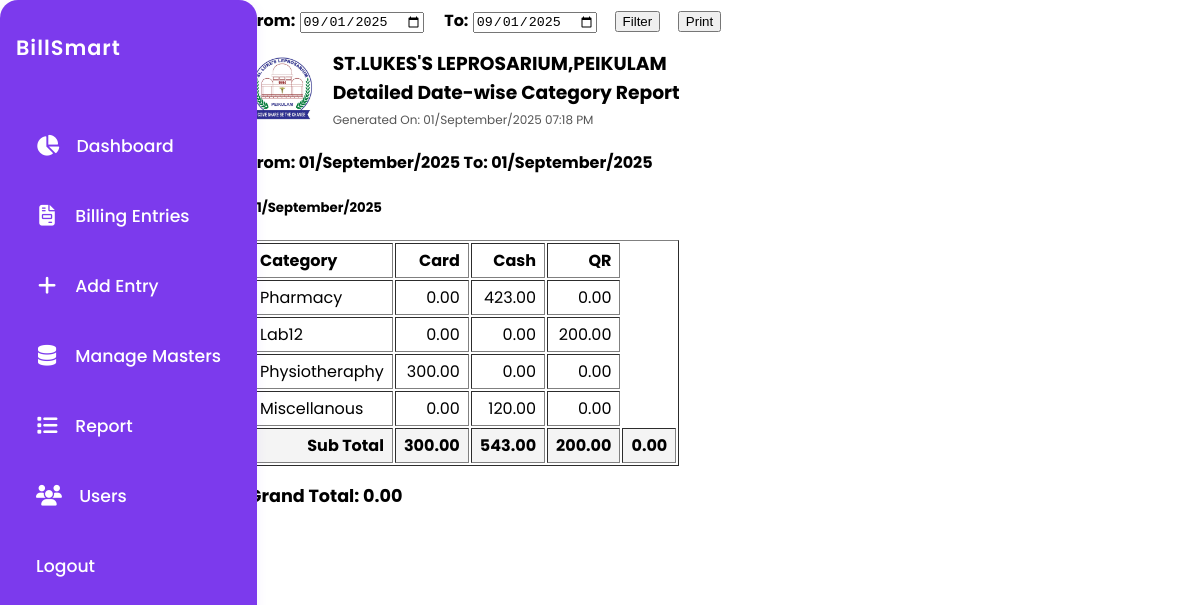
Page /daily_category_report (signed in) on the committed database.
### app.py (models this page shows)
class Category(db.Model):
    id = db.Column(db.Integer, primary_key=True)
    name = db.Column(db.String(100), unique=True, nullable=False)

### app.py (the view)
@app.route('/daily_category_report')
@login_required
def daily_category_report():
    today_str = datetime.now().strftime('%Y-%m-%d')
    from_date = request.args.get('from_date', today_str)
    to_date = request.args.get('to_date', today_str)
    from_dt = datetime.strptime(from_date, '%Y-%m-%d').date()
    to_dt = datetime.strptime(to_date, '%Y-%m-%d').date()
    results = db.session.query(
        HeaderEntry.date,
        Category.name.label('category'),
        PaymentType.name.label('payment_type'),
        db.func.sum(DetailsEntry.amount).label('total')
    )\
    .join(DetailsEntry, DetailsEntry.header_id == HeaderEntry.id)\
    .join(Category, DetailsEntry.category_id == Category.id)\
    .join(PaymentType, DetailsEntry.payment_type_id == PaymentType.id)\
    .filter(HeaderEntry.date >= from_dt, HeaderEntry.date <= to_dt, HeaderEntry.is_cancelled == False)\
    .group_by(HeaderEntry.date, Category.name, PaymentType.name)\
    .order_by(HeaderEntry.date, Category.name, PaymentType.name).all()
    data = {}
    payment_types = set()
    categories = set()
    for date, category, payment_type, total in results:
        payment_types.add(payment_type)
        categories.add(category)
        data.setdefault(date, {}).setdefault(category, {})[payment_type] = total or 0
    all_dates = sorted(data.keys())
    all_categories = [c.name for c in Category.query.order_by(Category.id).all() if c.name in categories]
    all_payment_types = sorted(payment_types)
    printed_datetime = datetime.now().strftime('%d/%B/%Y %I:%M %p')
    return render_template(
        'daily_category_report.html',
        data=data,
        all_dates=all_dates,
        all_categories=all_categories,
        all_payment_types=all_payment_types,
        from_date=from_date,
        to_date=to_date,
        printed_datetime=printed_datetime
    )

### app.py (called while the page is built, shortened)
def login_required(f):
    @wraps(f)
    def decorated_function(*args, **kwargs):
        if 'user_id' not in session:
            return redirect(url_for('login'))
        return f(*args, **kwargs)
    return decorated_function

@app.context_processor
def inject_usertype():
    return dict(session=session)

@app.template_filter('datetime')
def format_datetime(value, format='%d/%B/%Y'):
    if not value:
        return ''
    if isinstance(value, str):
        try:
            value = datetime.strptime(value, '%Y-%m-%d')
        except Exception:
            return value
    return value.strftime(format)

@app.before_request
def daily_backup():
    if not os.path.exists(BACKUP_DIR):
        os.makedirs(BACKUP_DIR)
    today = datetime.now().strftime('%Y-%m-%d')
    last_backup = None
    if os.path.exists(LAST_BACKUP_FILE):
        with open(LAST_BACKUP_FILE, 'r') as f:
            last_backup = f.read().strip()

### templates/daily_category_report.html (shortened to what this page needs)
<!DOCTYPE html>
<html lang="en">
<head>
</head>
<body>
    <div class="container">
        {% include '_navbar.html' %}
        <form method="get" style="margin-bottom:1em;">
            <label><b>From:</b> <input type="date" name="from_date" value="{{ from_date }}"></label>
            <label style="margin-left:1em;"><b>To:</b> <input type="date" name="to_date" value="{{ to_date }}"></label>
            <button type="submit" id ="filter-btn" style="margin-left:1em;">Filter</button>
            <button type="button" id ="print-btn" onclick="printReport()" style="margin-left:1em;">Print</button>
        </form>
        <div id="report-content">
            <div style="display: flex; align-items: center; justify-content: flex-start; margin-bottom: 8px;">
                <img src="/static/logo.jpg" alt="Logo" style="height:70px; width:auto; margin-right:18px; display:block;">
                <div style="flex:1;">
                    <h3 style="margin:0;">ST.LUKES'S LEPROSARIUM,PEIKULAM</h3>
                    <h3 style="margin:0;">Detailed Date-wise Category Report</h3>
                    <div style="font-size:12px; color:#555; margin-top:4px;">Generated On: {{ printed_datetime }}</div>
                </div>
            </div>
            <h4>
                From: {{ from_date|datetime('%d/%B/%Y') if from_date else '' }}
                To: {{ to_date|datetime('%d/%B/%Y') if to_date else '' }}
            </h4>
            {% for date in all_dates %}
                <h5>{{ date|datetime('%d/%B/%Y') }}</h5>
                <table border="1" cellpadding="4">
                    <tr>
                        <th>Category</th>
                        {% for pt in all_payment_types %}
                            <th>{{ pt }}</th>
                        {% endfor %}
                    </tr>
                    {% set date_subtotal = 0 %}
                    {% set payment_type_subtotals = [] %}
                    {% for pt in all_payment_types %}
                        {% set _ = payment_type_subtotals.append(0) %}
                    {% endfor %}
                    {% for cat in all_categories %}
                        {% set row_total = 0 %}
                        <tr>
                            <td>{{ cat }}</td>
                            {% for pt_idx in range(all_payment_types|length) %}
                                {% set pt = all_payment_types[pt_idx] %}
                                {% set amt = data[date].get(cat, {}).get(pt, 0) %}
                                <td style="text-align:right;">{{ '%.2f' % amt }}</td>
                                {% set row_total = row_total + amt %}
                                {% set payment_type_subtotals = payment_type_subtotals.__setitem__(pt_idx, payment_type_subtotals[pt_idx] + amt) or payment_type_subtotals %}
                            {% endfor %}
                        </tr>
                        {% set date_subtotal = date_subtotal + row_total %}
                    {% endfor %}
                    <tr style="font-weight:bold; background:#f4f4f4;">
                        <td style="text-align:right;">Sub Total</td>
                        {% for pt_idx in range(all_payment_types|length) %}
                            <td style="text-align:right;"><b>{{ '%.2f' % payment_type_subtotals[pt_idx] }}</b></td>
                        {% endfor %}
                        <td style="text-align:right;"><b>{{ '%.2f' % date_subtotal }}</b></td>
                    </tr>
                </table>
                {% if grand_total is defined %}
                    {% set grand_total = grand_total + date_subtotal %}
                {% else %}
                    {% set grand_total = date_subtotal %}
                {% endif %}
            {% endfor %}
            {% set overall_total = 0 %}
            {% for date in all_dates %}
                {% set date_subtotal = 0 %}
                {% for cat in all_categories %}
                    {% set row_total = 0 %}
                    {% for pt in all_payment_types %}
                        {% set amt = data[date].get(cat, {}).get(pt, 0) %}
                        {% set row_total = row_total + amt %}
                    {% endfor %}
                    {% set date_subtotal = date_subtotal + row_total %}
                {% endfor %}
                {% set overall_total = overall_total + date_subtotal %}
            {% endfor %}
            <div style="margin-top:1em; font-weight:bold; font-size:1.1em;">Grand Total: {{ '%.2f' % overall_total }}</div>
            </div>
        </div>
        <a href="{{ url_for('index') }}" class="back">Back</a>
</body>
</html>

### templates/daily_category_report.html (style rules this page uses)
th, td { text-align: right; padding: 4px 8px; }
th:first-child, td:first-child { text-align: left; }

### templates/_navbar.html (style rules this page uses)
body { font-family: 'Poppins', Arial, sans-serif; }
.container { margin-left: 240px !important; max-width: 900px; }

### rows in the picture
Category: name "Pharmacy", amt "0.00" "423.00" "0.00"
Category: name "Lab12", amt "0.00" "0.00" "200.00"
Category: name "Physiotheraphy", amt "300.00" "0.00" "0.00"
Category: name "Miscellanous", amt "0.00" "120.00" "0.00"

### other values in the picture
{{ from_date|datetime('%d/%B/%Y') if from_date else '' }} "01/September/2025"
{{ to_date|datetime('%d/%B/%Y') if to_date else '' }} "01/September/2025"
{{ date|datetime('%d/%B/%Y') }} "01/September/2025"
{{ pt }} "Card" "Cash" "QR"
{{ '%.2f' % payment_type_subtotals[pt_idx] }} "300.00" "543.00" "200.00"
{{ '%.2f' % date_subtotal }} "0.00"
{{ '%.2f' % overall_total }} "0.00"
